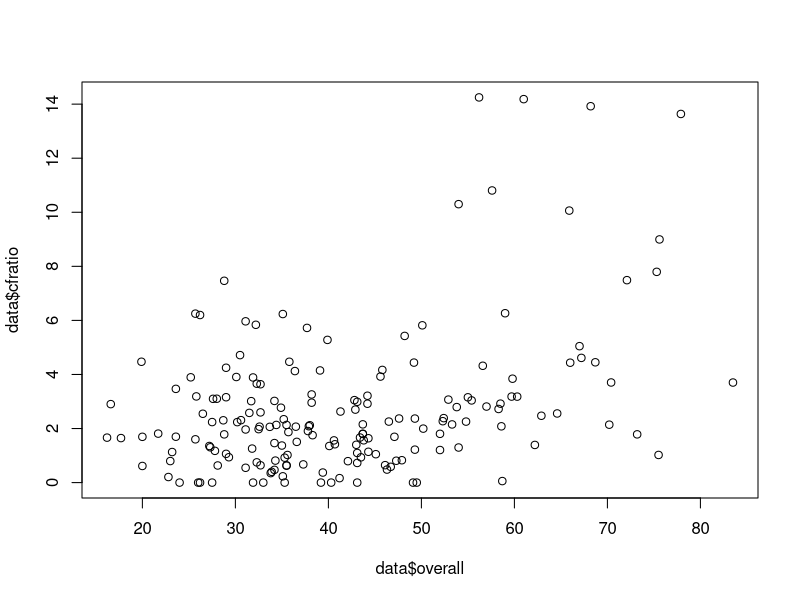
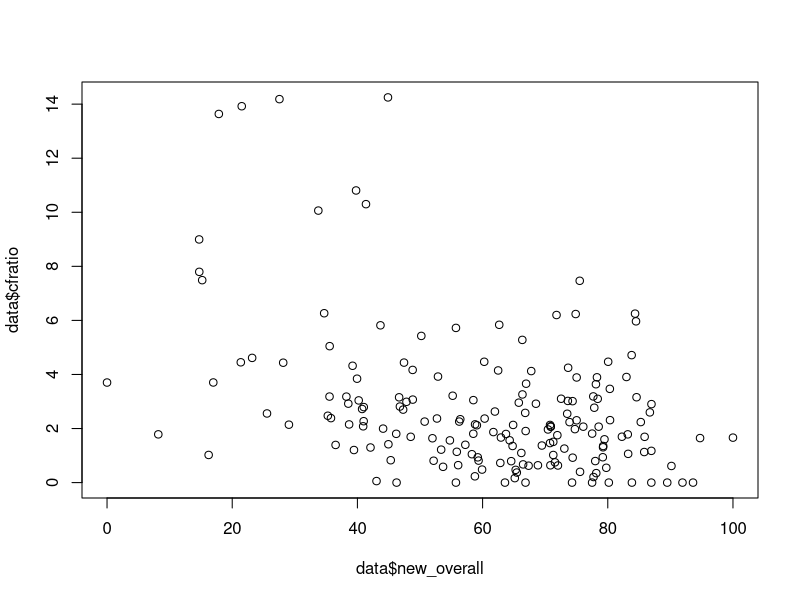

These figures' R source, in order:
## ---- chunk 1
knitr::opts_chunk$set(echo = TRUE)
library(scales)
## ---- chunk 2
data <- read.csv(file = '../prepped_data/six_month_outlier_screened.csv')
## ---- chunk 3
old_fit = lm(formula = cfratio ~ overall, data = data)
summary(old_fit)

plot(data$overall, data$cfratio)
## ---- chunk 4
fit = lm(formula = cfratio ~ prev_emergence_pathogens + early_detection + rapid_response + robust_health_sector + commitments + risk_environment, data = data)
summary(fit)
## ---- chunk 5
estimates = fitted.values(fit)
## ---- chunk 6
norm = rescale(estimates, c(100, 0))
## ---- chunk 7
data$new_overall = norm
## ---- chunk 8
new_fit = lm(formula = cfratio ~ new_overall, data = data)
summary(new_fit)
## ---- chunk 9
plot(data$new_overall, data$cfratio)
